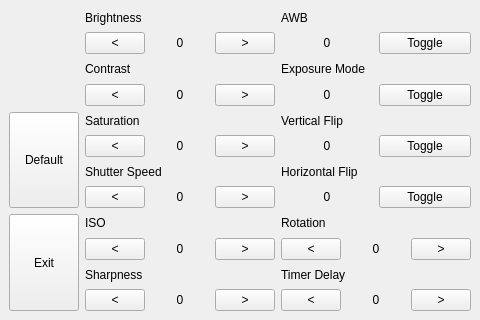
<?xml version="1.0" encoding="UTF-8"?>
<ui version="4.0">
 <class>MainWindow</class>
 <widget class="QMainWindow" name="MainWindow">
  <property name="geometry">
   <rect>
    <x>0</x>
    <y>0</y>
    <width>480</width>
    <height>320</height>
   </rect>
  </property>
  <property name="sizePolicy">
   <sizepolicy hsizetype="Preferred" vsizetype="Preferred">
    <horstretch>0</horstretch>
    <verstretch>0</verstretch>
   </sizepolicy>
  </property>
  <property name="windowTitle">
   <string>MainWindow</string>
  </property>
  <widget class="QWidget" name="centralwidget">
   <layout class="QHBoxLayout" name="horizontalLayout">
    <item>
     <layout class="QVBoxLayout" name="verticalLayout_2" stretch="0,0,0">
      <item>
       <widget class="QLabel" name="label_5">
        <property name="sizePolicy">
         <sizepolicy hsizetype="Preferred" vsizetype="MinimumExpanding">
          <horstretch>0</horstretch>
          <verstretch>0</verstretch>
         </sizepolicy>
        </property>
        <property name="maximumSize">
         <size>
          <width>70</width>
          <height>16777215</height>
         </size>
        </property>
        <property name="text">
         <string/>
        </property>
       </widget>
      </item>
      <item>
       <widget class="QPushButton" name="btnDefault">
        <property name="sizePolicy">
         <sizepolicy hsizetype="Preferred" vsizetype="MinimumExpanding">
          <horstretch>0</horstretch>
          <verstretch>0</verstretch>
         </sizepolicy>
        </property>
        <property name="maximumSize">
         <size>
          <width>70</width>
          <height>16777215</height>
         </size>
        </property>
        <property name="text">
         <string>Default</string>
        </property>
       </widget>
      </item>
      <item>
       <widget class="QPushButton" name="btnSaveExit">
        <property name="sizePolicy">
         <sizepolicy hsizetype="Preferred" vsizetype="MinimumExpanding">
          <horstretch>0</horstretch>
          <verstretch>0</verstretch>
         </sizepolicy>
        </property>
        <property name="maximumSize">
         <size>
          <width>70</width>
          <height>16777215</height>
         </size>
        </property>
        <property name="text">
         <string>Exit</string>
        </property>
       </widget>
      </item>
     </layout>
    </item>
    <item>
     <layout class="QVBoxLayout" name="verticalLayout">
      <item>
       <widget class="QLabel" name="label_2">
        <property name="sizePolicy">
         <sizepolicy hsizetype="MinimumExpanding" vsizetype="MinimumExpanding">
          <horstretch>0</horstretch>
          <verstretch>0</verstretch>
         </sizepolicy>
        </property>
        <property name="text">
         <string>Brightness</string>
        </property>
       </widget>
      </item>
      <item>
       <layout class="QHBoxLayout" name="horizontalLayout_2">
        <item>
         <widget class="QPushButton" name="btnBrightness_down">
          <property name="sizePolicy">
           <sizepolicy hsizetype="Preferred" vsizetype="MinimumExpanding">
            <horstretch>0</horstretch>
            <verstretch>0</verstretch>
           </sizepolicy>
          </property>
          <property name="maximumSize">
           <size>
            <width>60</width>
            <height>16777215</height>
           </size>
          </property>
          <property name="text">
           <string>&lt;</string>
          </property>
         </widget>
        </item>
        <item>
         <widget class="QLabel" name="lblBrightness_value">
          <property name="sizePolicy">
           <sizepolicy hsizetype="MinimumExpanding" vsizetype="MinimumExpanding">
            <horstretch>0</horstretch>
            <verstretch>0</verstretch>
           </sizepolicy>
          </property>
          <property name="minimumSize">
           <size>
            <width>0</width>
            <height>0</height>
           </size>
          </property>
          <property name="text">
           <string>0</string>
          </property>
          <property name="alignment">
           <set>Qt::AlignCenter</set>
          </property>
         </widget>
        </item>
        <item>
         <widget class="QPushButton" name="btnBrightness_up">
          <property name="sizePolicy">
           <sizepolicy hsizetype="Preferred" vsizetype="MinimumExpanding">
            <horstretch>0</horstretch>
            <verstretch>0</verstretch>
           </sizepolicy>
          </property>
          <property name="maximumSize">
           <size>
            <width>60</width>
            <height>16777215</height>
           </size>
          </property>
          <property name="text">
           <string>&gt;</string>
          </property>
         </widget>
        </item>
       </layout>
      </item>
      <item>
       <widget class="QLabel" name="label_4">
        <property name="sizePolicy">
         <sizepolicy hsizetype="MinimumExpanding" vsizetype="MinimumExpanding">
          <horstretch>0</horstretch>
          <verstretch>0</verstretch>
         </sizepolicy>
        </property>
        <property name="text">
         <string>Contrast</string>
        </property>
       </widget>
      </item>
      <item>
       <layout class="QHBoxLayout" name="horizontalLayout_3">
        <item>
         <widget class="QPushButton" name="btnContrast_down">
          <property name="sizePolicy">
           <sizepolicy hsizetype="Preferred" vsizetype="MinimumExpanding">
            <horstretch>0</horstretch>
            <verstretch>0</verstretch>
           </sizepolicy>
          </property>
          <property name="maximumSize">
           <size>
            <width>60</width>
            <height>16777215</height>
           </size>
          </property>
          <property name="text">
           <string>&lt;</string>
          </property>
         </widget>
        </item>
        <item>
         <widget class="QLabel" name="lblContrast_value">
          <property name="sizePolicy">
           <sizepolicy hsizetype="MinimumExpanding" vsizetype="MinimumExpanding">
            <horstretch>0</horstretch>
            <verstretch>0</verstretch>
           </sizepolicy>
          </property>
          <property name="minimumSize">
           <size>
            <width>0</width>
            <height>0</height>
           </size>
          </property>
          <property name="text">
           <string>0</string>
          </property>
          <property name="alignment">
           <set>Qt::AlignCenter</set>
          </property>
         </widget>
        </item>
        <item>
         <widget class="QPushButton" name="btnContrast_up">
          <property name="sizePolicy">
           <sizepolicy hsizetype="Preferred" vsizetype="MinimumExpanding">
            <horstretch>0</horstretch>
            <verstretch>0</verstretch>
           </sizepolicy>
          </property>
          <property name="maximumSize">
           <size>
            <width>60</width>
            <height>16777215</height>
           </size>
          </property>
          <property name="text">
           <string>&gt;</string>
          </property>
         </widget>
        </item>
       </layout>
      </item>
      <item>
       <widget class="QLabel" name="label_10">
        <property name="sizePolicy">
         <sizepolicy hsizetype="MinimumExpanding" vsizetype="MinimumExpanding">
          <horstretch>0</horstretch>
          <verstretch>0</verstretch>
         </sizepolicy>
        </property>
        <property name="text">
         <string>Saturation</string>
        </property>
       </widget>
      </item>
      <item>
       <layout class="QHBoxLayout" name="horizontalLayout_7">
        <item>
         <widget class="QPushButton" name="btnSaturation_down">
          <property name="sizePolicy">
           <sizepolicy hsizetype="Preferred" vsizetype="MinimumExpanding">
            <horstretch>0</horstretch>
            <verstretch>0</verstretch>
           </sizepolicy>
          </property>
          <property name="maximumSize">
           <size>
            <width>60</width>
            <height>16777215</height>
           </size>
          </property>
          <property name="text">
           <string>&lt;</string>
          </property>
         </widget>
        </item>
        <item>
         <widget class="QLabel" name="lblSaturation_value">
          <property name="sizePolicy">
           <sizepolicy hsizetype="MinimumExpanding" vsizetype="MinimumExpanding">
            <horstretch>0</horstretch>
            <verstretch>0</verstretch>
           </sizepolicy>
          </property>
          <property name="minimumSize">
           <size>
            <width>0</width>
            <height>0</height>
           </size>
          </property>
          <property name="text">
           <string>0</string>
          </property>
          <property name="alignment">
           <set>Qt::AlignCenter</set>
          </property>
         </widget>
        </item>
        <item>
         <widget class="QPushButton" name="btnSaturation_up">
          <property name="sizePolicy">
           <sizepolicy hsizetype="Preferred" vsizetype="MinimumExpanding">
            <horstretch>0</horstretch>
            <verstretch>0</verstretch>
           </sizepolicy>
          </property>
          <property name="maximumSize">
           <size>
            <width>60</width>
            <height>16777215</height>
           </size>
          </property>
          <property name="text">
           <string>&gt;</string>
          </property>
         </widget>
        </item>
       </layout>
      </item>
      <item>
       <widget class="QLabel" name="label_17">
        <property name="sizePolicy">
         <sizepolicy hsizetype="MinimumExpanding" vsizetype="MinimumExpanding">
          <horstretch>0</horstretch>
          <verstretch>0</verstretch>
         </sizepolicy>
        </property>
        <property name="text">
         <string>Shutter Speed</string>
        </property>
       </widget>
      </item>
      <item>
       <layout class="QHBoxLayout" name="horizontalLayout_11">
        <item>
         <widget class="QPushButton" name="btnShutterSpd_down">
          <property name="sizePolicy">
           <sizepolicy hsizetype="Preferred" vsizetype="MinimumExpanding">
            <horstretch>0</horstretch>
            <verstretch>0</verstretch>
           </sizepolicy>
          </property>
          <property name="maximumSize">
           <size>
            <width>60</width>
            <height>16777215</height>
           </size>
          </property>
          <property name="text">
           <string>&lt;</string>
          </property>
         </widget>
        </item>
        <item>
         <widget class="QLabel" name="lblShutterSpd_value">
          <property name="sizePolicy">
           <sizepolicy hsizetype="MinimumExpanding" vsizetype="MinimumExpanding">
            <horstretch>0</horstretch>
            <verstretch>0</verstretch>
           </sizepolicy>
          </property>
          <property name="minimumSize">
           <size>
            <width>0</width>
            <height>0</height>
           </size>
          </property>
          <property name="text">
           <string>0</string>
          </property>
          <property name="alignment">
           <set>Qt::AlignCenter</set>
          </property>
         </widget>
        </item>
        <item>
         <widget class="QPushButton" name="btnShutterSpd_up">
          <property name="sizePolicy">
           <sizepolicy hsizetype="Preferred" vsizetype="MinimumExpanding">
            <horstretch>0</horstretch>
            <verstretch>0</verstretch>
           </sizepolicy>
          </property>
          <property name="maximumSize">
           <size>
            <width>60</width>
            <height>16777215</height>
           </size>
          </property>
          <property name="text">
           <string>&gt;</string>
          </property>
         </widget>
        </item>
       </layout>
      </item>
      <item>
       <widget class="QLabel" name="label_15">
        <property name="sizePolicy">
         <sizepolicy hsizetype="MinimumExpanding" vsizetype="MinimumExpanding">
          <horstretch>0</horstretch>
          <verstretch>0</verstretch>
         </sizepolicy>
        </property>
        <property name="text">
         <string>ISO</string>
        </property>
       </widget>
      </item>
      <item>
       <layout class="QHBoxLayout" name="horizontalLayout_10">
        <item>
         <widget class="QPushButton" name="btnISO_down">
          <property name="sizePolicy">
           <sizepolicy hsizetype="Preferred" vsizetype="MinimumExpanding">
            <horstretch>0</horstretch>
            <verstretch>0</verstretch>
           </sizepolicy>
          </property>
          <property name="maximumSize">
           <size>
            <width>60</width>
            <height>16777215</height>
           </size>
          </property>
          <property name="text">
           <string>&lt;</string>
          </property>
         </widget>
        </item>
        <item>
         <widget class="QLabel" name="lblISO_value">
          <property name="sizePolicy">
           <sizepolicy hsizetype="MinimumExpanding" vsizetype="MinimumExpanding">
            <horstretch>0</horstretch>
            <verstretch>0</verstretch>
           </sizepolicy>
          </property>
          <property name="minimumSize">
           <size>
            <width>0</width>
            <height>0</height>
           </size>
          </property>
          <property name="text">
           <string>0</string>
          </property>
          <property name="alignment">
           <set>Qt::AlignCenter</set>
          </property>
         </widget>
        </item>
        <item>
         <widget class="QPushButton" name="btnISO_up">
          <property name="sizePolicy">
           <sizepolicy hsizetype="Preferred" vsizetype="MinimumExpanding">
            <horstretch>0</horstretch>
            <verstretch>0</verstretch>
           </sizepolicy>
          </property>
          <property name="maximumSize">
           <size>
            <width>60</width>
            <height>16777215</height>
           </size>
          </property>
          <property name="text">
           <string>&gt;</string>
          </property>
         </widget>
        </item>
       </layout>
      </item>
      <item>
       <widget class="QLabel" name="label_7">
        <property name="sizePolicy">
         <sizepolicy hsizetype="MinimumExpanding" vsizetype="MinimumExpanding">
          <horstretch>0</horstretch>
          <verstretch>0</verstretch>
         </sizepolicy>
        </property>
        <property name="text">
         <string>Sharpness</string>
        </property>
       </widget>
      </item>
      <item>
       <layout class="QHBoxLayout" name="horizontalLayout_6">
        <item>
         <widget class="QPushButton" name="btnSharpness_down">
          <property name="sizePolicy">
           <sizepolicy hsizetype="Preferred" vsizetype="MinimumExpanding">
            <horstretch>0</horstretch>
            <verstretch>0</verstretch>
           </sizepolicy>
          </property>
          <property name="maximumSize">
           <size>
            <width>60</width>
            <height>16777215</height>
           </size>
          </property>
          <property name="text">
           <string>&lt;</string>
          </property>
         </widget>
        </item>
        <item>
         <widget class="QLabel" name="lblSharpness_value">
          <property name="sizePolicy">
           <sizepolicy hsizetype="MinimumExpanding" vsizetype="MinimumExpanding">
            <horstretch>0</horstretch>
            <verstretch>0</verstretch>
           </sizepolicy>
          </property>
          <property name="minimumSize">
           <size>
            <width>0</width>
            <height>0</height>
           </size>
          </property>
          <property name="text">
           <string>0</string>
          </property>
          <property name="alignment">
           <set>Qt::AlignCenter</set>
          </property>
         </widget>
        </item>
        <item>
         <widget class="QPushButton" name="btnSharpness_up">
          <property name="sizePolicy">
           <sizepolicy hsizetype="Preferred" vsizetype="MinimumExpanding">
            <horstretch>0</horstretch>
            <verstretch>0</verstretch>
           </sizepolicy>
          </property>
          <property name="maximumSize">
           <size>
            <width>60</width>
            <height>16777215</height>
           </size>
          </property>
          <property name="text">
           <string>&gt;</string>
          </property>
         </widget>
        </item>
       </layout>
      </item>
     </layout>
    </item>
    <item>
     <layout class="QVBoxLayout" name="verticalLayout_3">
      <item>
       <widget class="QLabel" name="label_12">
        <property name="sizePolicy">
         <sizepolicy hsizetype="MinimumExpanding" vsizetype="MinimumExpanding">
          <horstretch>0</horstretch>
          <verstretch>0</verstretch>
         </sizepolicy>
        </property>
        <property name="text">
         <string>AWB</string>
        </property>
       </widget>
      </item>
      <item>
       <layout class="QHBoxLayout" name="horizontalLayout_9">
        <item>
         <widget class="QLabel" name="lblAWB_value">
          <property name="sizePolicy">
           <sizepolicy hsizetype="MinimumExpanding" vsizetype="MinimumExpanding">
            <horstretch>0</horstretch>
            <verstretch>0</verstretch>
           </sizepolicy>
          </property>
          <property name="text">
           <string>0</string>
          </property>
          <property name="alignment">
           <set>Qt::AlignCenter</set>
          </property>
         </widget>
        </item>
        <item>
         <widget class="QPushButton" name="btnAWB_toggle">
          <property name="sizePolicy">
           <sizepolicy hsizetype="MinimumExpanding" vsizetype="MinimumExpanding">
            <horstretch>0</horstretch>
            <verstretch>0</verstretch>
           </sizepolicy>
          </property>
          <property name="text">
           <string>Toggle</string>
          </property>
         </widget>
        </item>
       </layout>
      </item>
      <item>
       <widget class="QLabel" name="label_23">
        <property name="sizePolicy">
         <sizepolicy hsizetype="MinimumExpanding" vsizetype="MinimumExpanding">
          <horstretch>0</horstretch>
          <verstretch>0</verstretch>
         </sizepolicy>
        </property>
        <property name="text">
         <string>Exposure Mode</string>
        </property>
       </widget>
      </item>
      <item>
       <layout class="QHBoxLayout" name="horizontalLayout_14">
        <item>
         <widget class="QLabel" name="lblExposure_value">
          <property name="sizePolicy">
           <sizepolicy hsizetype="MinimumExpanding" vsizetype="MinimumExpanding">
            <horstretch>0</horstretch>
            <verstretch>0</verstretch>
           </sizepolicy>
          </property>
          <property name="text">
           <string>0</string>
          </property>
          <property name="alignment">
           <set>Qt::AlignCenter</set>
          </property>
         </widget>
        </item>
        <item>
         <widget class="QPushButton" name="btnExposure_toggle">
          <property name="sizePolicy">
           <sizepolicy hsizetype="MinimumExpanding" vsizetype="MinimumExpanding">
            <horstretch>0</horstretch>
            <verstretch>0</verstretch>
           </sizepolicy>
          </property>
          <property name="text">
           <string>Toggle</string>
          </property>
         </widget>
        </item>
       </layout>
      </item>
      <item>
       <widget class="QLabel" name="label_19">
        <property name="sizePolicy">
         <sizepolicy hsizetype="MinimumExpanding" vsizetype="MinimumExpanding">
          <horstretch>0</horstretch>
          <verstretch>0</verstretch>
         </sizepolicy>
        </property>
        <property name="text">
         <string>Vertical Flip</string>
        </property>
       </widget>
      </item>
      <item>
       <layout class="QHBoxLayout" name="horizontalLayout_12">
        <item>
         <widget class="QLabel" name="lblVflip_value">
          <property name="sizePolicy">
           <sizepolicy hsizetype="MinimumExpanding" vsizetype="MinimumExpanding">
            <horstretch>0</horstretch>
            <verstretch>0</verstretch>
           </sizepolicy>
          </property>
          <property name="text">
           <string>0</string>
          </property>
          <property name="alignment">
           <set>Qt::AlignCenter</set>
          </property>
         </widget>
        </item>
        <item>
         <widget class="QPushButton" name="btnVflip_toggle">
          <property name="sizePolicy">
           <sizepolicy hsizetype="MinimumExpanding" vsizetype="MinimumExpanding">
            <horstretch>0</horstretch>
            <verstretch>0</verstretch>
           </sizepolicy>
          </property>
          <property name="text">
           <string>Toggle</string>
          </property>
         </widget>
        </item>
       </layout>
      </item>
      <item>
       <widget class="QLabel" name="label_21">
        <property name="sizePolicy">
         <sizepolicy hsizetype="MinimumExpanding" vsizetype="MinimumExpanding">
          <horstretch>0</horstretch>
          <verstretch>0</verstretch>
         </sizepolicy>
        </property>
        <property name="text">
         <string>Horizontal Flip</string>
        </property>
       </widget>
      </item>
      <item>
       <layout class="QHBoxLayout" name="horizontalLayout_13">
        <item>
         <widget class="QLabel" name="lblHflip_value">
          <property name="sizePolicy">
           <sizepolicy hsizetype="MinimumExpanding" vsizetype="MinimumExpanding">
            <horstretch>0</horstretch>
            <verstretch>0</verstretch>
           </sizepolicy>
          </property>
          <property name="text">
           <string>0</string>
          </property>
          <property name="alignment">
           <set>Qt::AlignCenter</set>
          </property>
         </widget>
        </item>
        <item>
         <widget class="QPushButton" name="btnHflip_toggle">
          <property name="sizePolicy">
           <sizepolicy hsizetype="MinimumExpanding" vsizetype="MinimumExpanding">
            <horstretch>0</horstretch>
            <verstretch>0</verstretch>
           </sizepolicy>
          </property>
          <property name="text">
           <string>Toggle</string>
          </property>
         </widget>
        </item>
       </layout>
      </item>
      <item>
       <widget class="QLabel" name="label_25">
        <property name="sizePolicy">
         <sizepolicy hsizetype="MinimumExpanding" vsizetype="MinimumExpanding">
          <horstretch>0</horstretch>
          <verstretch>0</verstretch>
         </sizepolicy>
        </property>
        <property name="text">
         <string>Rotation</string>
        </property>
       </widget>
      </item>
      <item>
       <layout class="QHBoxLayout" name="horizontalLayout_15">
        <item>
         <widget class="QPushButton" name="btnRotation_down">
          <property name="sizePolicy">
           <sizepolicy hsizetype="Preferred" vsizetype="MinimumExpanding">
            <horstretch>0</horstretch>
            <verstretch>0</verstretch>
           </sizepolicy>
          </property>
          <property name="maximumSize">
           <size>
            <width>60</width>
            <height>16777215</height>
           </size>
          </property>
          <property name="text">
           <string>&lt;</string>
          </property>
         </widget>
        </item>
        <item>
         <widget class="QLabel" name="lblRotation_value">
          <property name="sizePolicy">
           <sizepolicy hsizetype="MinimumExpanding" vsizetype="MinimumExpanding">
            <horstretch>0</horstretch>
            <verstretch>0</verstretch>
           </sizepolicy>
          </property>
          <property name="minimumSize">
           <size>
            <width>0</width>
            <height>0</height>
           </size>
          </property>
          <property name="text">
           <string>0</string>
          </property>
          <property name="alignment">
           <set>Qt::AlignCenter</set>
          </property>
         </widget>
        </item>
        <item>
         <widget class="QPushButton" name="btnRotation_up">
          <property name="sizePolicy">
           <sizepolicy hsizetype="Preferred" vsizetype="MinimumExpanding">
            <horstretch>0</horstretch>
            <verstretch>0</verstretch>
           </sizepolicy>
          </property>
          <property name="maximumSize">
           <size>
            <width>60</width>
            <height>16777215</height>
           </size>
          </property>
          <property name="text">
           <string>&gt;</string>
          </property>
         </widget>
        </item>
       </layout>
      </item>
      <item>
       <widget class="QLabel" name="label_29">
        <property name="sizePolicy">
         <sizepolicy hsizetype="MinimumExpanding" vsizetype="MinimumExpanding">
          <horstretch>0</horstretch>
          <verstretch>0</verstretch>
         </sizepolicy>
        </property>
        <property name="text">
         <string>Timer Delay</string>
        </property>
       </widget>
      </item>
      <item>
       <layout class="QHBoxLayout" name="horizontalLayout_17">
        <item>
         <widget class="QPushButton" name="btnTimerDelay_down">
          <property name="sizePolicy">
           <sizepolicy hsizetype="Preferred" vsizetype="MinimumExpanding">
            <horstretch>0</horstretch>
            <verstretch>0</verstretch>
           </sizepolicy>
          </property>
          <property name="maximumSize">
           <size>
            <width>60</width>
            <height>16777215</height>
           </size>
          </property>
          <property name="text">
           <string>&lt;</string>
          </property>
         </widget>
        </item>
        <item>
         <widget class="QLabel" name="lblTimerDelay_value">
          <property name="sizePolicy">
           <sizepolicy hsizetype="MinimumExpanding" vsizetype="MinimumExpanding">
            <horstretch>0</horstretch>
            <verstretch>0</verstretch>
           </sizepolicy>
          </property>
          <property name="minimumSize">
           <size>
            <width>0</width>
            <height>0</height>
           </size>
          </property>
          <property name="text">
           <string>0</string>
          </property>
          <property name="alignment">
           <set>Qt::AlignCenter</set>
          </property>
         </widget>
        </item>
        <item>
         <widget class="QPushButton" name="btnTimerDelay_up">
          <property name="sizePolicy">
           <sizepolicy hsizetype="Preferred" vsizetype="MinimumExpanding">
            <horstretch>0</horstretch>
            <verstretch>0</verstretch>
           </sizepolicy>
          </property>
          <property name="maximumSize">
           <size>
            <width>60</width>
            <height>16777215</height>
           </size>
          </property>
          <property name="text">
           <string>&gt;</string>
          </property>
         </widget>
        </item>
       </layout>
      </item>
     </layout>
    </item>
   </layout>
  </widget>
 </widget>
 <resources/>
 <connections/>
</ui>
